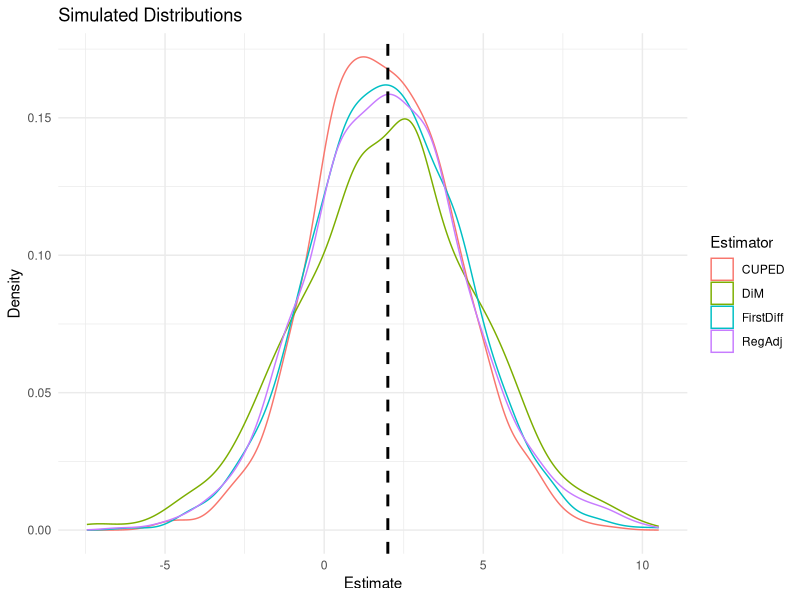

R code for this plot:
## ---- chunk 1
knitr::opts_chunk$set(echo = TRUE)
## ---- chunk 2
set.seed(54321)
library(dplyr)
library(purrr)
library(ggplot2)
library(tidyverse)
## ---- chunk 3
generate_data = function(beta, rho, sigma, n) {
  y_pre = rnorm(n, mean = 0, sd = sigma)
  
  # noisy covariates
  x2 = rnorm(n)
  x3 = rnorm(n)
  
  w = rbinom(n, size = 1, prob = 0.5)
  y = rho * y_pre + beta * w + rnorm(n, mean = 0, sd = sigma)
  
  ret = data.frame(y_pre, x2, x3, y, w)
  return(ret)
}
## ---- chunk 4
diff_in_means = function(data) {
  mean(data$y[data$w == 1]) - mean(data$y[data$w == 0])
}

cuped = function(data) {
  theta = cov(data$y, data$y_pre) / var(data$y_pre)
  y_cuped = data$y - theta * (data$y_pre - mean(data$y_pre))

  mean(y_cuped[data$w == 1]) - mean(y_cuped[data$w == 0])
}

reg_adj = function(data) {
  fit = lm(y ~ w + y_pre + x2 + x3, data = data)
  
  coef(fit)["w"]
}

fd = function(data) {
  delta = data$y - data$y_pre
  
  mean(delta[data$w == 1]) - mean(delta[data$w == 0])
}
## ---- chunk 5
r = 1000
n = 20
beta = 2
rho = 0.7
sigma = 5

estimates = map_dfr(1:r, function(i) {
  data = generate_data(beta, rho, sigma, n)

  diff_in_means_est = diff_in_means(data)
  cuped_est = cuped(data)
  reg_adj_est = reg_adj(data)
  fd_est = fd(data)
  
  return(data.frame(
    CUPED = cuped_est,
    DiM = diff_in_means_est,
    RegAdj = reg_adj_est,
    FirstDiff = fd_est))
})

## ---- chunk 6
estimates_long = estimates |>
  pivot_longer(
    cols = everything(), 
    names_to = "Estimator", 
    values_to = "Estimate"
  )

estimates_long |>
  ggplot(aes(x = Estimate, color = Estimator)) +
  geom_density() +
  geom_vline(xintercept = beta, linetype = "dashed", linewidth = 1, color = "black") +
  theme_minimal() +
  labs(
    title = "Simulated Distributions",
    x = "Estimate",
    y = "Density"
  )
